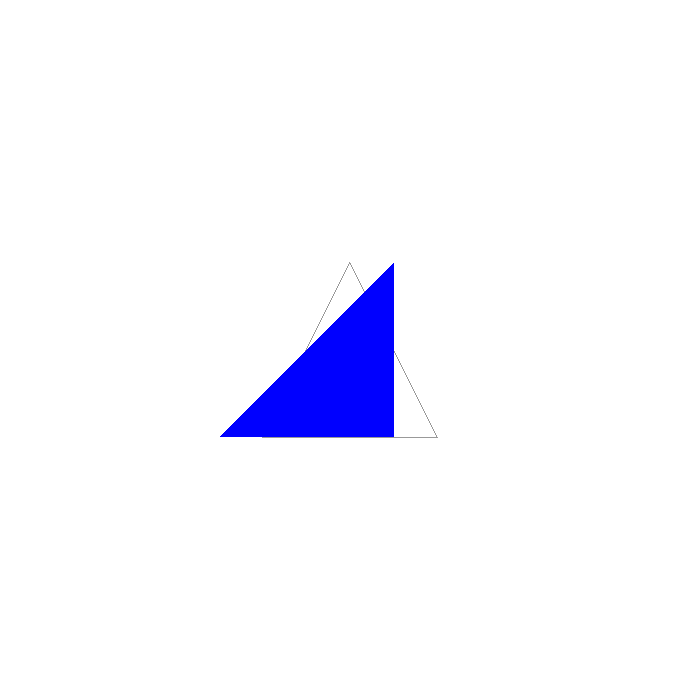

Write the Python code that produced this figure.
import numpy as np

from OpenGL.GL import *
from OpenGL.GLUT import *
from OpenGL.GLU import *

from PIL import Image


# -----------------------------------------
# Original Triangle using Homogeneous Coordinates
# -----------------------------------------

triangle = np.array([
    [-0.5, -0.5, 1],
    [ 0.5, -0.5, 1],
    [ 0.0,  0.5, 1]
], dtype=float)


# -----------------------------------------
# X-axis Shearing Matrix
# -----------------------------------------

shx = 0.5

H = np.array([
    [1,   shx, 0],
    [0,   1,   0],
    [0,   0,   1]
], dtype=float)


# -----------------------------------------
# Apply Shearing
# -----------------------------------------

transformed = []

for point in triangle:
    new_point = H @ point
    transformed.append(new_point)

transformed = np.array(transformed)


# -----------------------------------------
# Display Matrix and Coordinates
# -----------------------------------------

print("X-axis Shearing Matrix:")
print(H)

print("\nOriginal Coordinates:")
print(triangle)

print("\nSheared Coordinates:")
print(transformed)


# -----------------------------------------
# Display Function
# -----------------------------------------

def display():

    glClear(GL_COLOR_BUFFER_BIT)

    # Original triangle
    glColor3f(0.6, 0.6, 0.6)

    glBegin(GL_LINE_LOOP)

    for point in triangle:
        glVertex2f(point[0], point[1])

    glEnd()


    # Sheared triangle
    glColor3f(0.0, 0.0, 1.0)

    glBegin(GL_TRIANGLES)

    for point in transformed:
        glVertex2f(point[0], point[1])

    glEnd()

    glFlush()


# -----------------------------------------
# Save Image
# -----------------------------------------

def save_image():

    glReadBuffer(GL_FRONT)

    pixels = glReadPixels(
        0,
        0,
        700,
        700,
        GL_RGB,
        GL_UNSIGNED_BYTE
    )

    image = Image.frombytes(
        "RGB",
        (700, 700),
        pixels
    )

    # OpenGL image is upside down
    image = image.transpose(
        Image.Transpose.FLIP_TOP_BOTTOM
    )

    image.save("shearing.png")

    print("\nImage saved as shearing.png")


# -----------------------------------------
# Display and Save
# -----------------------------------------

def display_and_save():

    display()

    save_image()


# -----------------------------------------
# Main Function
# -----------------------------------------

def main():

    glutInit()

    glutInitDisplayMode(
        GLUT_SINGLE | GLUT_RGB
    )

    glutInitWindowSize(
        700,
        700
    )

    glutCreateWindow(
        b"Experiment 3 - Shearing"
    )

    # White background
    glClearColor(
        1.0,
        1.0,
        1.0,
        1.0
    )

    # Coordinate system
    glMatrixMode(GL_PROJECTION)

    glLoadIdentity()

    gluOrtho2D(
        -2,
        2,
        -2,
        2
    )

    glMatrixMode(GL_MODELVIEW)

    glutDisplayFunc(display_and_save)

    glutMainLoop()


# -----------------------------------------
# Start Program
# -----------------------------------------

if __name__ == "__main__":
    main()
